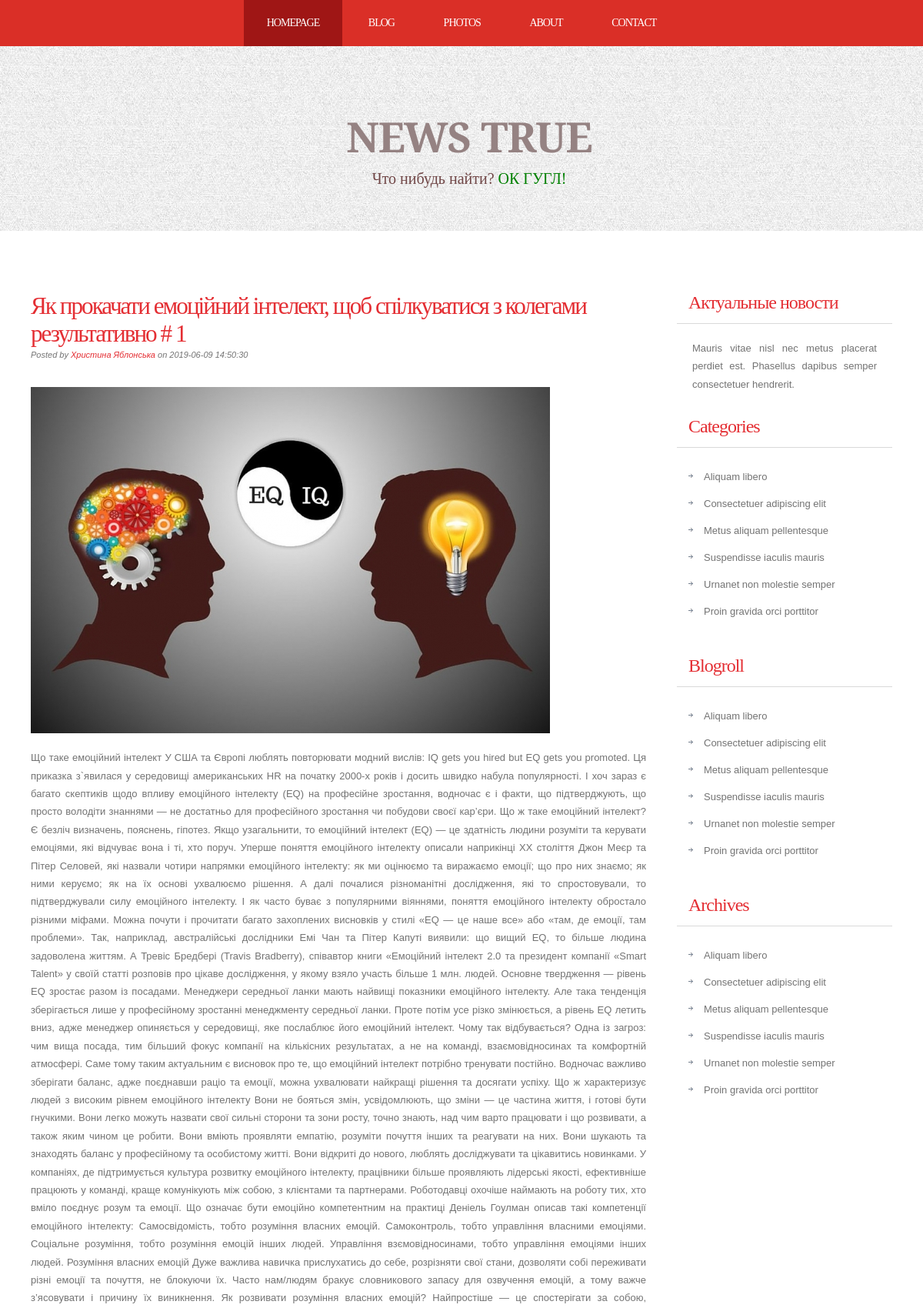
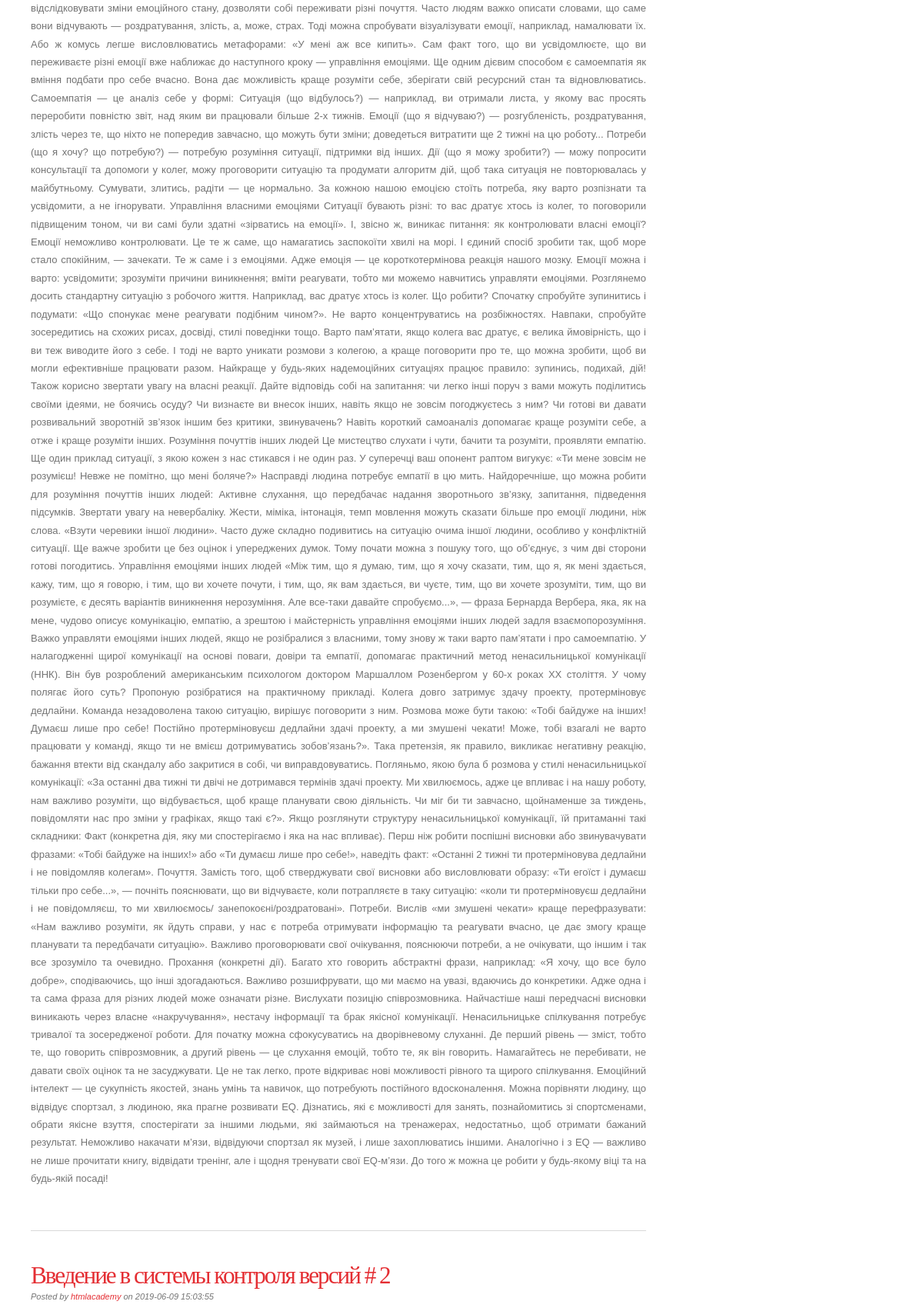
The app's page /articles/ (upper part) with its own data (2 pictures, top to bottom).
### tables this page shows
CREATE TABLE `articles` (
  `id` int(11) NOT NULL,
  `title` varchar(255) NOT NULL,
  `date` timestamp NOT NULL DEFAULT CURRENT_TIMESTAMP,
  `content` text NOT NULL,
  `author_name` varchar(255) NOT NULL,
  `type` varchar(50) DEFAULT NULL
);

### config/routes.php (called while the page is built)
<?php
return array(
    'news/([0-9]+)' => 'news/view/$1',
    'news' => 'news/index',
    'articles' => 'article/index',
);

### controllers/ArticleController.php (called while the page is built, shortened)
<?php
require_once ROOT. '/models/Article.php';
class ArticleController
{
    public function actionIndex()
    {
        $articleList = Article::getArticleList ();
        require_once (ROOT.'/views/article/index.php');
        return true;
    }
}

### index.php (called while the page is built, shortened)
<?php
require_once (ROOT.'/components/Router.php');
$router = new Router();
$router->run ();

### models/Article.php (called while the page is built)
<?php
class Article
{
    public static function getArticleList()
    {
        $db = Db::getConnection ();
        $articleList = [];
        $result = $db->query ('SELECT id, title, date, author_name, content FROM articles ORDER BY id ASC LIMIT 10' );
        $i = 0;
        while ($row = $result->fetch ()){
            $articleList[$i]['id'] = $row['id'];
            $articleList[$i]['title'] = $row['title'];
            $articleList[$i]['date'] = $row['date'];
            $articleList[$i]['content'] = $row['content'];
            $articleList[$i]['author_name'] = $row['author_name'];
            $i++;
        }
        return $articleList;
    }
    public static function getImage($id){
        $noImage = 'no-image.jpg';
        $path = '/template/images/articles/';
        $pathToNewsImages = $path.$id.'.jpg';
        if (file_exists ($_SERVER['DOCUMENT_ROOT'])){
            return $pathToNewsImages;
        }
        return $path.$noImage;
    }
}

### views/article/index.php (the view, shortened to what this page needs)
<?php require_once ROOT.'/views/layouts/header.php' ?>
	<div id="page">
		<div id="page-bgtop">
			<div id="page-bgbtm">
				<div id="content">
					<?php foreach ($articleList as $articleItem):?>
					<div class="post">
						<h2 class="title"><a href='/articles/'><?php echo $articleItem['title'].' # '.$articleItem['id'];?></a></h2>
						<p class="meta">Posted by <a href="#"><?php echo $articleItem['author_name'];?></a> on <?php echo $articleItem['date'];?>
						<div class="entry">
                           <p><img src="<?php echo Article::getImage ($articleItem['id']); ?>"  alt="" /></p>
							<p><?php echo $articleItem['content'];?></p>
						</div>
					</div>
				<?php endforeach;?>
				</div>
<?php require_once ROOT.'/views/layouts/sidebar.php' ?>
<?php require_once ROOT.'/views/layouts/footer.php' ?>

### components/Router.php (shortened to what this page needs)
<?php
class Router
{
    private $routes;
    public function __construct ()
    {
        $routsPath = ROOT. '/config/routes.php';
        $this->routes = require_once ($routsPath);
    }
    private function getURI()
    {
        if (!empty( $_SERVER['REQUEST_URI'] )) {
            return trim ( $_SERVER['REQUEST_URI'], '/' );
        }
    }
    public function run()
    {
        $uri = $this->getURI ();
        foreach ($this->routes as $uriPattern => $path) {
            if (preg_match ("~$uriPattern~", $uri)){
                $internalRoute = preg_replace ("~$uriPattern~", $path, $uri);
                $segments = explode ('/', $internalRoute);
                $controllerName = array_shift ($segments).'Controller';
                $actionName = 'action'. ucfirst (array_shift ($segments));
                $parameters = $segments;
                $controllerObject = new $controllerName;
                $result = call_user_func_array ([$controllerObject, $actionName], $parameters );
                if ($result != null){
                    break;
                }
            }
        }
    }
}

### template/css/style.css (style rules this page uses)
body { margin: 0; padding: 0; background-image: url(../images/bg-light.jpg); font-family: Arial, Helvetica, sans-serif; font-size: 13px; color: #737373; }
h1, h2, h3 { margin: 0; padding: 0; font-family: 'Arvo', serif; font-weight: normal; color: #FFA800; }
h2 { font-size: 2.4em; }
p, ul, ol { margin-top: 0; line-height: 180%; }
a { text-decoration: none; color: #E42E33; }
#page { width: 1200px; margin: 0 auto; padding: 0; background-color: #FFFFFF; }
#page-bgbtm { margin: 0px; padding: 40px 40px 0px 40px; }
#content { float: left; width: 800px; padding: 0px 0px 0px 0px; }
.post { clear: both; padding: 30px 0px; border-bottom: 1px solid #D9D9D9; }
.post .title { padding-top: 10px; letter-spacing: -2px; }
.post .title a { border: none; color: #E42E33; }
.post .meta { padding-bottom: 10px; text-align: left; font-family: Arial, Helvetica, sans-serif; font-size: 11px; font-style: italic; }
.post .entry { text-align: justify; margin-bottom: 25px; padding: 10px 0px 0px 0px; }

### records on screen
articles: title "Як прокачати емоційний інтелект, щоб спілкуватися з колегами результативно", id "1", author_name "Христина Яблонська", date "2019-06-09 14:50:30", content "Що таке емоційний інтелект У США та Європі люблять повторювати модний вислів: IQ gets you hired but EQ gets you promoted. Ця приказка з`явилася у середовищі американських HR на початку 2000-х років і досить швидко набула популярності. І хоч зараз є багато скептиків щодо впливу емоційного інтелекту (EQ) на професійне зростання, водночас є і факти, що підтверджують, що просто володіти знаннями — не достатньо для професійного зростання чи побудови своєї кар’єри. Що ж таке емоційний інтелект? Є безліч визначень, пояснень, гіпотез. Якщо узагальнити, то емоційний інтелект (EQ) — це здатність людини розуміти та керувати емоціями, які відчуває вона і ті, хто поруч. Уперше поняття емоційного…"
articles: title "Введение в системы контроля версий", id "2", author_name "htmlacademy", date "2019-06-09 15:03:55"
